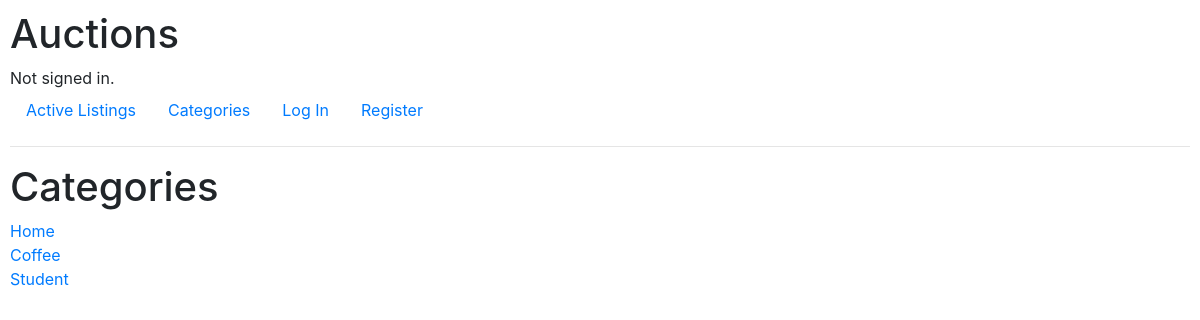
/categories, run on an earlier commit of the app's database.
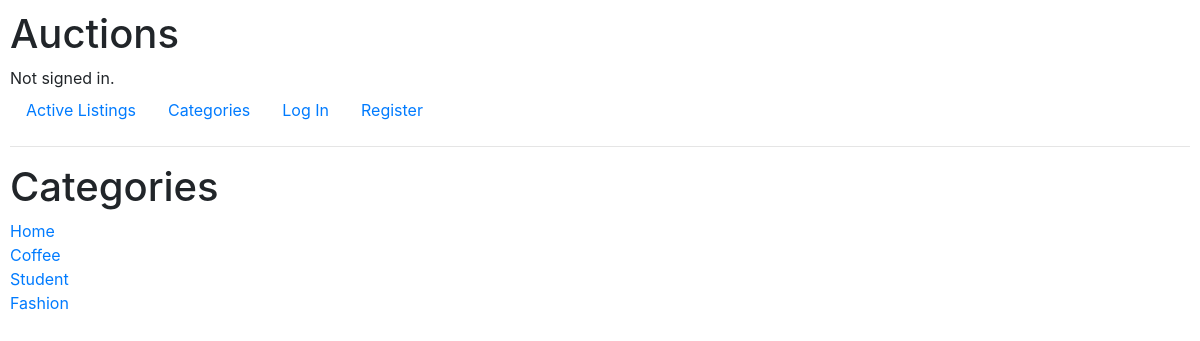
And on a later commit of the database.
### auctions/models.py (models this page shows, shortened)
class Category(models.Model):
    title = models.CharField(max_length=64)

### auctions/views.py (the view)
# urls.py: path("categories", views.categories, name="categories"),
def categories(request):
    all_categories = Category.objects.all()
    return render(request, "auctions/categories.html", {
        "list_categories": all_categories
    })

### auctions/templates/auctions/categories.html
{% extends "auctions/layout.html" %}
{% block body %}
  <h1>Categories</h1>
  {% for category in list_categories %}
    <div>
      <a href="">{{ category.title }}</a>
    </div>
  {% endfor %}
{% endblock %}

What changed in the data, as far as the page shows it:
added Category: title "Fashion"
